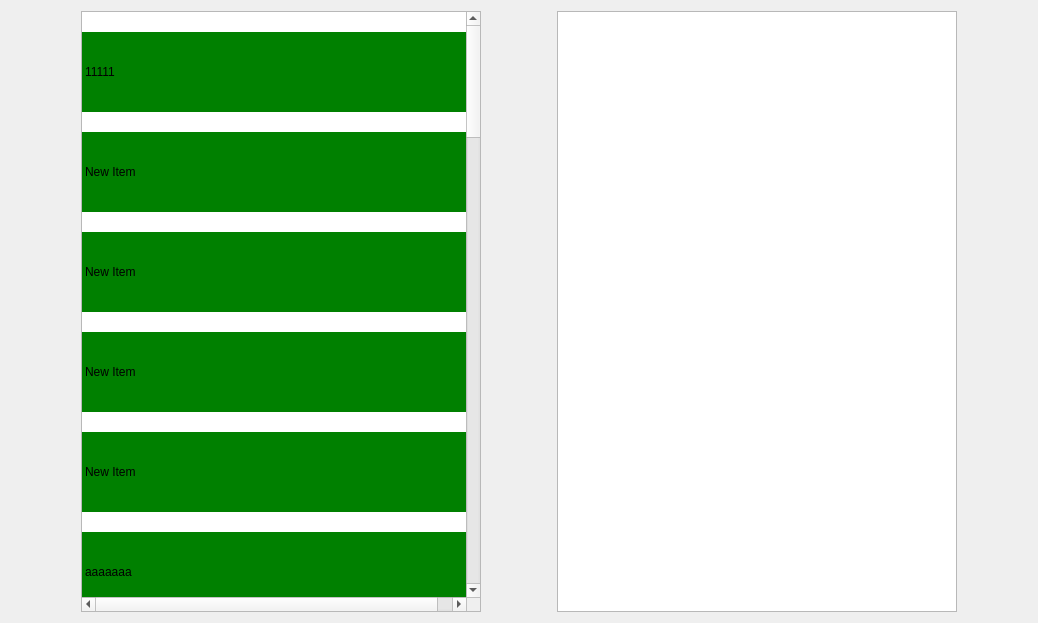
<?xml version="1.0" encoding="UTF-8"?>
<ui version="4.0">
 <class>Widget</class>
 <widget class="QWidget" name="Widget">
  <property name="geometry">
   <rect>
    <x>0</x>
    <y>0</y>
    <width>1038</width>
    <height>623</height>
   </rect>
  </property>
  <property name="windowTitle">
   <string>Widget</string>
  </property>
  <layout class="QHBoxLayout" name="horizontalLayout">
   <item>
    <widget class="QListWidget" name="listWidget">
     <property name="maximumSize">
      <size>
       <width>400</width>
       <height>16777215</height>
      </size>
     </property>
     <property name="styleSheet">
      <string notr="true">QListWidget::item{
width:400px;
height:80px;
background:green;
margin:20px,0px,0px,0px;
}</string>
     </property>
     <item>
      <property name="text">
       <string>11111</string>
      </property>
     </item>
     <item>
      <property name="text">
       <string>New Item</string>
      </property>
     </item>
     <item>
      <property name="text">
       <string>New Item</string>
      </property>
     </item>
     <item>
      <property name="text">
       <string>New Item</string>
      </property>
     </item>
     <item>
      <property name="text">
       <string>New Item</string>
      </property>
     </item>
     <item>
      <property name="text">
       <string>aaaaaaa</string>
      </property>
     </item>
     <item>
      <property name="text">
       <string>New Item</string>
      </property>
     </item>
     <item>
      <property name="text">
       <string>New Item</string>
      </property>
     </item>
     <item>
      <property name="text">
       <string>bbbbbbbbbb</string>
      </property>
     </item>
     <item>
      <property name="text">
       <string>New Item</string>
      </property>
     </item>
     <item>
      <property name="text">
       <string>New Item</string>
      </property>
     </item>
     <item>
      <property name="text">
       <string>New Item</string>
      </property>
     </item>
     <item>
      <property name="text">
       <string>New Item</string>
      </property>
     </item>
     <item>
      <property name="text">
       <string>cccccccccccccc</string>
      </property>
     </item>
     <item>
      <property name="text">
       <string>New Item</string>
      </property>
     </item>
     <item>
      <property name="text">
       <string>New Item</string>
      </property>
     </item>
     <item>
      <property name="text">
       <string>New Item</string>
      </property>
     </item>
     <item>
      <property name="text">
       <string>New Item</string>
      </property>
     </item>
     <item>
      <property name="text">
       <string>2222222222</string>
      </property>
     </item>
     <item>
      <property name="text">
       <string>33333333333</string>
      </property>
     </item>
     <item>
      <property name="text">
       <string>44444444444</string>
      </property>
     </item>
     <item>
      <property name="text">
       <string>5555555555555</string>
      </property>
     </item>
     <item>
      <property name="text">
       <string>6666666666</string>
      </property>
     </item>
     <item>
      <property name="text">
       <string>77777777777777</string>
      </property>
     </item>
     <item>
      <property name="text">
       <string>888888888888888</string>
      </property>
     </item>
    </widget>
   </item>
   <item>
    <widget class="MyListView" name="listView">
     <property name="maximumSize">
      <size>
       <width>400</width>
       <height>16777215</height>
      </size>
     </property>
    </widget>
   </item>
  </layout>
 </widget>
 <layoutdefault spacing="6" margin="11"/>
 <customwidgets>
  <customwidget>
   <class>MyListView</class>
   <extends>QListView</extends>
   <header location="global">mylistview.h</header>
  </customwidget>
 </customwidgets>
 <resources/>
 <connections/>
</ui>
